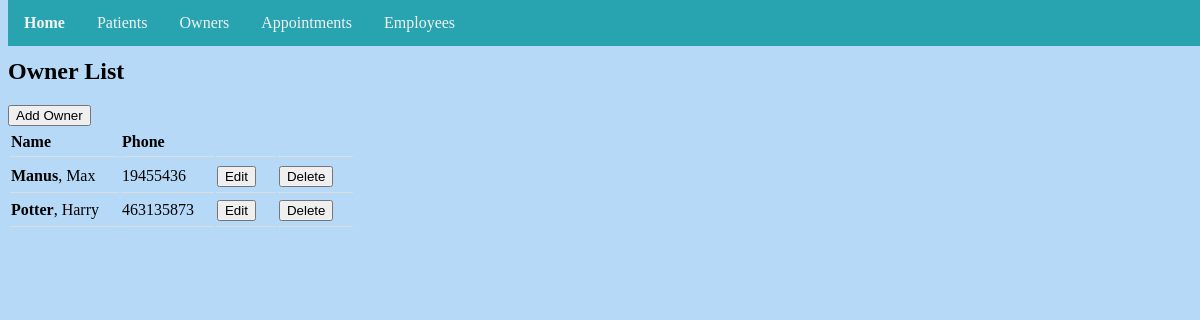
The app's page /owner/list/, older data.
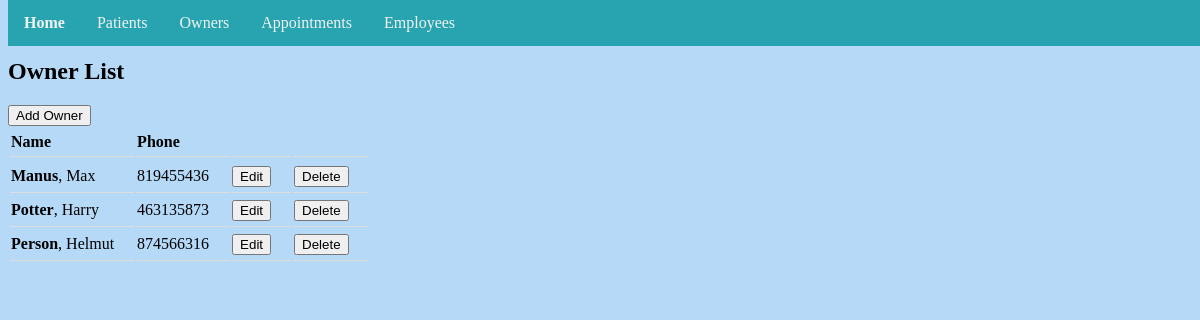
The same page, newer data.
### owner/models.py (models this page shows, shortened)
class Owner(models.Model):
	first_name = models.CharField(max_length=100)
	last_name = models.CharField(max_length=100)
	phone = models.IntegerField()

### owner/views.py (the view)
# urls.py: path('list/', views.OwnerList.as_view(), name='ownerlist'),
class OwnerList(ListView):
    model = Owner
    template_name = 'owner_list.html'

### templates/owner_list.html (shortened to what this page needs)
{% extends './base.html' %}
{% block content %}
<h2>Owner List</h2>
<a href="{% url 'owner:ownercreate' %}"><button class"btn">Add Owner</button></a>
<table class="owners">
  <tr>
    <th>Name</th>
    <th>Phone</th>
    <th> </th>
    <th> </th>
  </tr>
  {% for owner in owner_list %}
  <tr>
    <td><strong>{{ owner.last_name }}</strong>, {{ owner.first_name }}</td>
    <td>{{ owner.phone }}</td>
    <td><a href="{% url 'owner:ownerupdate' owner.id %}"><button>Edit</button></a></td>
    <td><a href="{% url 'owner:ownerdelete' owner.id %}"><button>Delete</button></a></td>
    </tr>
  {% endfor %}
</table>
{% endblock %}

Row changes from the older to the newer data that the page shows:
changed Owner "Manus": phone "19455436" → "819455436"
added Owner: last_name "Person", first_name "Helmut", phone "874566316"
